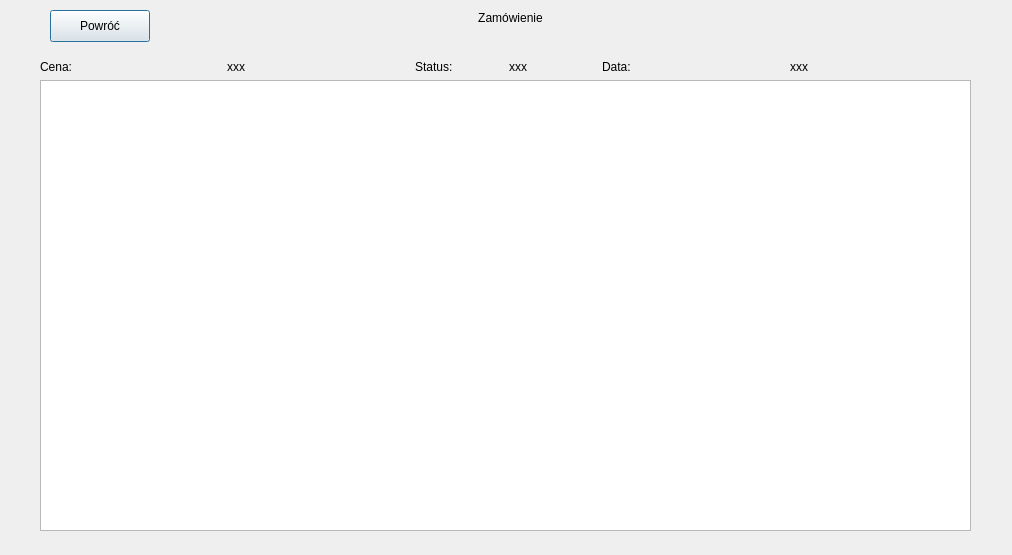
<?xml version="1.0" encoding="UTF-8"?>
<ui version="4.0">
 <class>YourOrderDetails</class>
 <widget class="QDialog" name="YourOrderDetails">
  <property name="geometry">
   <rect>
    <x>0</x>
    <y>0</y>
    <width>1012</width>
    <height>555</height>
   </rect>
  </property>
  <property name="windowTitle">
   <string>Dialog</string>
  </property>
  <widget class="QLabel" name="label_3">
   <property name="geometry">
    <rect>
     <x>430</x>
     <y>10</y>
     <width>161</width>
     <height>16</height>
    </rect>
   </property>
   <property name="text">
    <string>Zamówienie</string>
   </property>
   <property name="alignment">
    <set>Qt::AlignCenter</set>
   </property>
  </widget>
  <widget class="QPushButton" name="pushButton_goBack">
   <property name="geometry">
    <rect>
     <x>50</x>
     <y>10</y>
     <width>100</width>
     <height>32</height>
    </rect>
   </property>
   <property name="text">
    <string>Powróć</string>
   </property>
  </widget>
  <widget class="QWidget" name="layoutWidget">
   <property name="geometry">
    <rect>
     <x>40</x>
     <y>60</y>
     <width>931</width>
     <height>471</height>
    </rect>
   </property>
   <layout class="QVBoxLayout" name="verticalLayout">
    <item>
     <layout class="QHBoxLayout" name="horizontalLayout_3">
      <item>
       <layout class="QHBoxLayout" name="horizontalLayout">
        <item>
         <widget class="QLabel" name="label">
          <property name="text">
           <string>Cena:</string>
          </property>
         </widget>
        </item>
        <item>
         <widget class="QLabel" name="label_price">
          <property name="text">
           <string>xxx</string>
          </property>
         </widget>
        </item>
        <item>
         <layout class="QHBoxLayout" name="horizontalLayout_4">
          <item>
           <widget class="QLabel" name="label_5">
            <property name="text">
             <string>Status:</string>
            </property>
           </widget>
          </item>
          <item>
           <widget class="QLabel" name="label_status">
            <property name="text">
             <string>xxx</string>
            </property>
           </widget>
          </item>
         </layout>
        </item>
        <item>
         <widget class="QLabel" name="label_2">
          <property name="text">
           <string>Data:</string>
          </property>
         </widget>
        </item>
        <item>
         <widget class="QLabel" name="label_date">
          <property name="text">
           <string>xxx</string>
          </property>
         </widget>
        </item>
       </layout>
      </item>
     </layout>
    </item>
    <item>
     <widget class="QListWidget" name="listWidget_meals"/>
    </item>
   </layout>
  </widget>
 </widget>
 <resources/>
 <connections/>
</ui>
